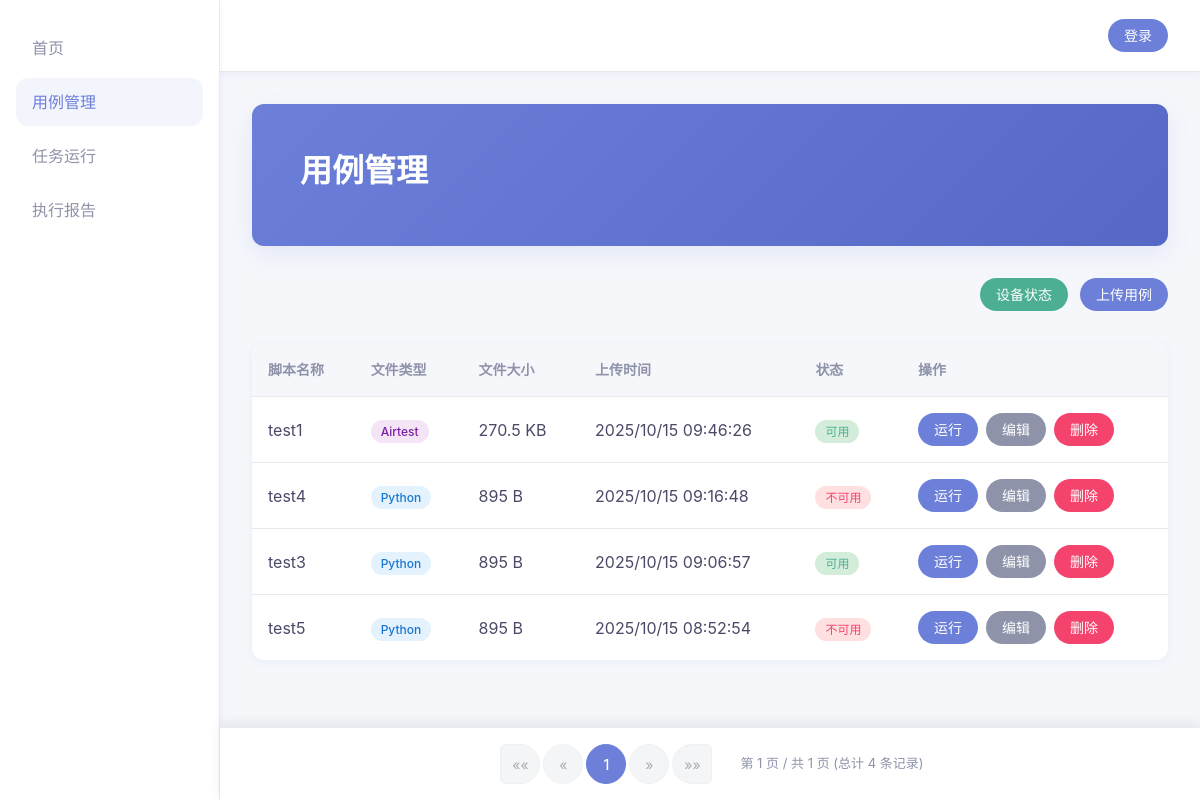
Page /cases/ on the earlier database version.
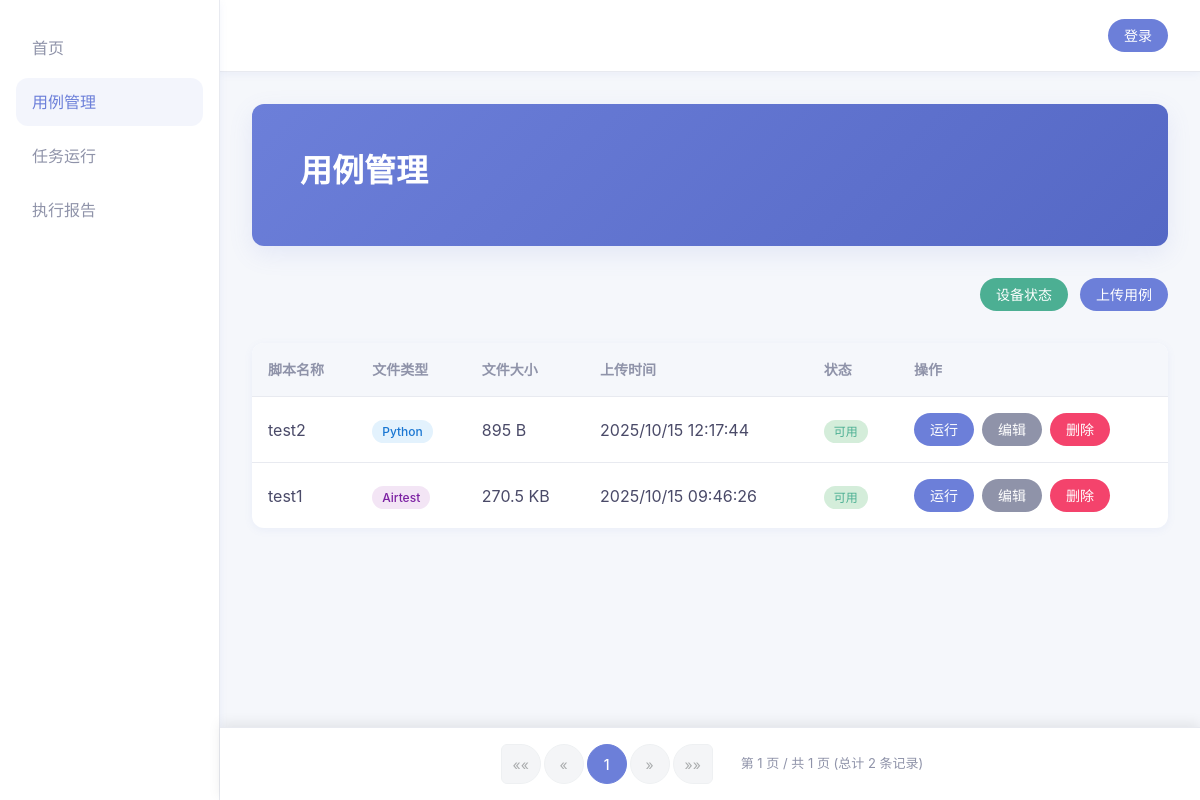
Same page on the later database version.
### cases/models.py (models this page shows, shortened)
class TestCase(models.Model):
    FILE_TYPE_CHOICES = [
        ('python', 'Python'),
        ('airtest', 'Airtest'),
    ]
    STATUS_CHOICES = [
        ('available', '可用'),
        ('unavailable', '不可用'),
        ('processing', '处理中'),
    ]
    name = models.CharField(max_length=255, verbose_name="脚本名称")
    file_path = models.CharField(max_length=500, verbose_name="文件路径")
    file_type = models.CharField(max_length=10, choices=FILE_TYPE_CHOICES, verbose_name="文件类型")
    file_size = models.IntegerField(verbose_name="文件大小(字节)")
    upload_time = models.DateTimeField(default=timezone.now, verbose_name="上传时间")
    status = models.CharField(max_length=20, choices=STATUS_CHOICES, default='processing', verbose_name="状态")
    class Meta:
        verbose_name = "测试用例"
        verbose_name_plural = "测试用例"
        ordering = ['-upload_time']
    def get_file_size_display(self):
        if self.file_size < 1024:
            return f"{self.file_size} B"
        elif self.file_size < 1024 * 1024:
            return f"{self.file_size / 1024:.1f} KB"
        else:
            return f"{self.file_size / (1024 * 1024):.1f} MB"

### cases/views.py (the view, shortened to what this page needs)
# urls.py: path('', views.case_list, name='case_list'),          # 用例管理首页
def case_list(request):
    form = TestCaseUploadForm()
    all_cases = TestCase.objects.all()
    paginator = Paginator(all_cases, 10)  # 每页显示10条
    page = request.GET.get('page', 1)
    try:
        cases = paginator.page(page)
    except PageNotAnInteger:
        cases = paginator.page(1)
    except EmptyPage:
        cases = paginator.page(paginator.num_pages)
    all_devices = []
    device_stats = {
        "total": 0,
        "online": 0,
        "offline": 0,
        "android": 0,
        "ios": 0,
    }
    return render(request, 'cases/case_list.html', {
        "cases": cases,
        "nav": "cases",
        "stats": device_stats,
        "devices": all_devices,
        "form": form
    })

### templates/cases/case_list.html (shortened to what this page needs)
{% extends 'base.html' %}
{% load static %}
{% block extra_css %}
<link rel="stylesheet" href="{% static 'cases/css/cases.css' %}">
{% endblock %}
{% block banner %}
<section class="banner">
    <h1>用例管理</h1>
</section>
{% endblock %}
{% block content %}
<div class="page-actions">
    <button class="btn btn-success rounded-pill" data-bs-toggle="modal" data-bs-target="#deviceModal">设备状态</button>
    <button class="btn btn-primary rounded-pill" data-bs-toggle="modal" data-bs-target="#uploadModal">上传用例</button>
</div>
<table class="data-table">
    <thead>
        <tr>
            <th>脚本名称</th>
            <th>文件类型</th>
            <th>文件大小</th>
            <th>上传时间</th>
            <th>状态</th>
            <th>操作</th>
        </tr>
    </thead>
    <tbody>
        {% for case in cases %}
        <tr>
            <td>{{ case.name }}</td>
            <td>
                <span class="file-type-badge {{ case.file_type }}">
                    {{ case.get_file_type_display }}
                </span>
            </td>
            <td>{{ case.get_file_size_display }}</td>
            <td>{{ case.upload_time|date:"Y/m/d H:i:s" }}</td>
            <td>
                <span class="status {{ case.status }}">
                    {{ case.get_status_display }}
                </span>
            </td>
            <td class="actions">
                <button class="btn btn-blue run-btn" data-id="{{ case.id }}" data-name="{{ case.name }}">运行</button>
                <button class="btn btn-gray edit-btn" data-id="{{ case.id }}" data-name="{{ case.name }}" data-status="{{ case.status }}">编辑</button>
                <button class="btn btn-red delete-btn" data-id="{{ case.id }}" data-name="{{ case.name }}">删除</button>
            </td>
        </tr>
        {% empty %}
        <tr>
            <td colspan="6" class="text-center text-muted py-4">
                暂无测试用例，请点击"上传用例"按钮上传。
            </td>
        </tr>
        {% endfor %}
    </tbody>
</table>
{% include 'components/pagination.html' with page_obj=cases aria_label='用例列表分页' %}
{% endblock %}

Differences in the rows shown:
removed TestCase: name "test4", file_type "Python", file_size "895 B", upload_time "2025/10/15 09:16:48", status "不可用"
removed TestCase: name "test3", file_type "Python", file_size "895 B", upload_time "2025/10/15 09:06:57", status "可用"
removed TestCase: name "test5", file_type "Python", file_size "895 B", upload_time "2025/10/15 08:52:54", status "不可用"
added TestCase: name "test2", file_type "Python", file_size "895 B", upload_time "2025/10/15 12:17:44", status "可用"
Other differences:
{{ page_obj.paginator.count }}: "4" → "2"
